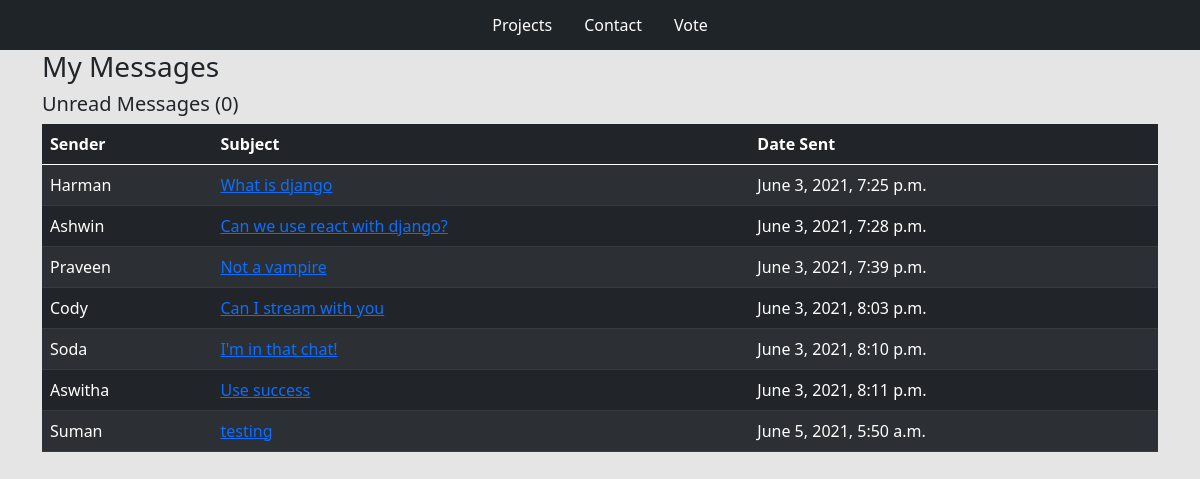
Screenshot of /inbox/ with the database file from the repository.
### base/models.py (models this page shows, shortened)
class Message(models.Model):
    name = models.CharField(max_length=200, null=True)
    email = models.CharField(max_length=200, null=True)
    subject = models.CharField(max_length=200, null=True)
    body = models.TextField()
    is_read = models.BooleanField(default=False)
    created = models.DateTimeField(auto_now_add=True)
    id = models.UUIDField(default=uuid.uuid4,  unique=True,
                          primary_key=True, editable=False)

### base/views.py (the view)
# urls.py: path('inbox/', views.inboxPage, name="inbox"),
def inboxPage(request):
    inbox = Message.objects.all().order_by('is_read')
    unreadCount = Message.objects.filter(is_read=False).count()
    context = {'inbox': inbox, 'unreadCount': unreadCount}
    return render(request, 'base/inbox.html', context)

### base/templates/base/inbox.html
{% extends 'base/main.html' %}
{% load static %}
{% block content %}
<div class="container">
    <h3>My Messages</h3>
    <h5>Unread Messages ({{unreadCount}})</h5>
    <table class="table table-dark table-striped">
        <thead>
            <tr>
                <th>Sender</th>
                <th>Subject</th>
                <th>Date Sent</th>
            </tr>
        </thead>
        <tbody>
            {% for message in inbox %}
            {% if message.is_read %}
            <tr>
                {% else %}
            <tr style="font-weight: 900;">
                {% endif %}
                <td>{{message.name}}</td>
                <td><a href="{% url 'message' message.id %}">{{message.subject}}</a></td>
                <td>{{message.created}}</td>
            </tr>
            {% endfor %}
        </tbody>
    </table>
</div>
{% endblock content %}

### static/styles/main.css (style rules this page uses)
body { background-color: #E5E5E5; }

### rows the page displays
Message: name "Harman", subject "What is django", created "June 3, 2021, 7:25 p.m."
Message: name "Ashwin", subject "Can we use react with django?", created "June 3, 2021, 7:28 p.m."
Message: name "Praveen", subject "Not a vampire", created "June 3, 2021, 7:39 p.m."
Message: name "Cody", subject "Can I stream with you", created "June 3, 2021, 8:03 p.m."
Message: name "Soda", subject "I'm in that chat!", created "June 3, 2021, 8:10 p.m."
Message: name "Aswitha", subject "Use success", created "June 3, 2021, 8:11 p.m."
Message: name "Suman", subject "testing", created "June 5, 2021, 5:50 a.m."

### other values shown
{{ unreadCount }} "0"
